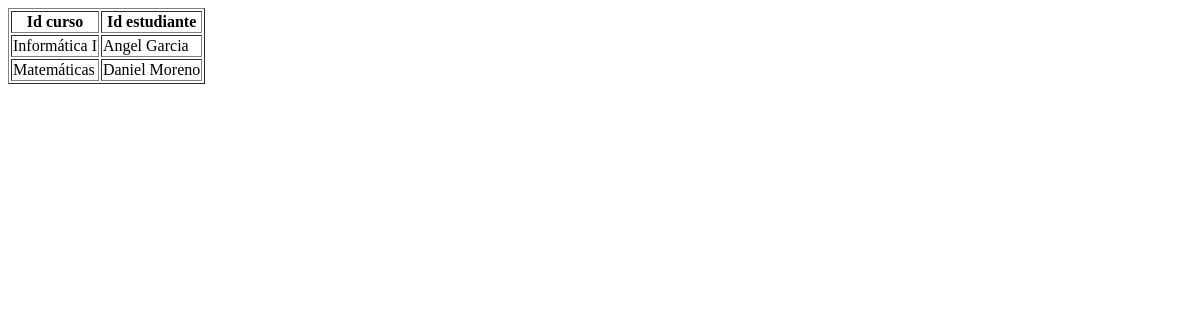
Before: /inscripciones/ with the older database file.
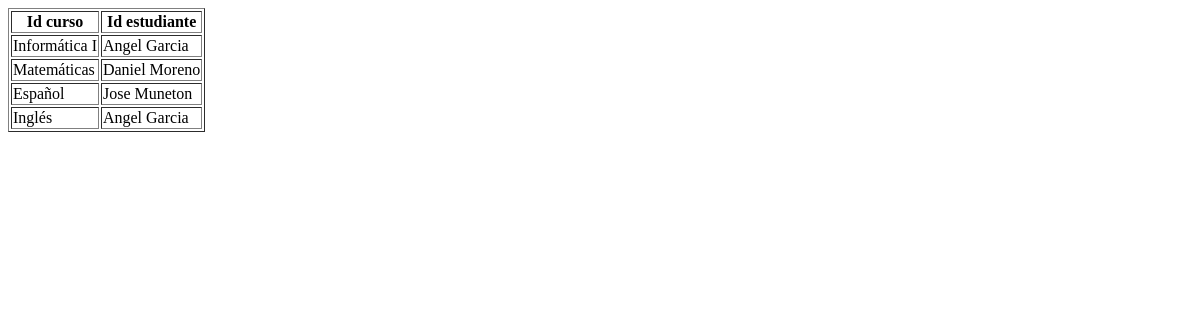
After: the same page with the newer database file.
### estudiantes/models.py (models this page shows, shortened)
class Inscripcion(models.Model):
    id_curso = models.ForeignKey(
        Curso, null=True, blank=True, on_delete=models.CASCADE)
    id_estudiante = models.ForeignKey(Estudiante, on_delete=models.CASCADE)
    class Meta:
        verbose_name_plural = "Inscripciones"

class Curso(models.Model):
    titulo = models.CharField(max_length=200)
    creditos = models.IntegerField(null=True)
    def __str__(self):
        return self.titulo

class Estudiante(models.Model):
    apellidos = models.CharField(max_length=255)
    nombres = models.CharField(max_length=255)
    fecha_inscripcion = models.DateField(null=True)
    def __str__(self):
        return f"{self.nombres} {self.apellidos}"

### estudiantes/views.py (the view)
# urls.py: path('inscripciones/', views.inscripciones, name='inscripciones'),
def inscripciones(request):
  mydata = Inscripcion.objects.all()
  template = loader.get_template('inscripciones.html')
  context = {
    'misinscripciones': mydata,
  }
  return HttpResponse(template.render(context, request))

### estudiantes/templates/inscripciones.html
<table border='1'>
    <tr>
        <th>Id curso</th>
        <th>Id estudiante</th>
    </tr>
    {% for x in misinscripciones %}
        <tr>
            <td>{{ x.id_curso }}</td>
            <td>{{ x.id_estudiante }}</td>
        </tr>
    {% endfor %}
</table>

Changed rows visible on the page:
added Inscripcion: id_curso "Español", id_estudiante "Jose Muneton"
added Inscripcion: id_curso "Inglés", id_estudiante "Angel Garcia"
